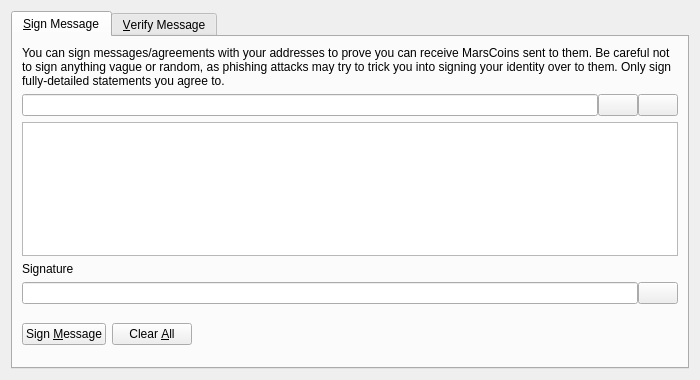
<?xml version="1.0" encoding="UTF-8"?>
<ui version="4.0">
 <class>SignVerifyMessageDialog</class>
 <widget class="QDialog" name="SignVerifyMessageDialog">
  <property name="geometry">
   <rect>
    <x>0</x>
    <y>0</y>
    <width>700</width>
    <height>380</height>
   </rect>
  </property>
  <property name="windowTitle">
   <string>Signatures - Sign / Verify a Message</string>
  </property>
  <property name="modal">
   <bool>true</bool>
  </property>
  <layout class="QVBoxLayout" name="verticalLayout">
   <item>
    <widget class="QTabWidget" name="tabWidget">
     <property name="currentIndex">
      <number>0</number>
     </property>
     <widget class="QWidget" name="tabSignMessage">
      <attribute name="title">
       <string>&amp;Sign Message</string>
      </attribute>
      <layout class="QVBoxLayout" name="verticalLayout_SM">
       <item>
        <widget class="QLabel" name="infoLabel_SM">
         <property name="text">
          <string>You can sign messages/agreements with your addresses to prove you can receive MarsCoins sent to them. Be careful not to sign anything vague or random, as phishing attacks may try to trick you into signing your identity over to them. Only sign fully-detailed statements you agree to.</string>
         </property>
         <property name="textFormat">
          <enum>Qt::PlainText</enum>
         </property>
         <property name="wordWrap">
          <bool>true</bool>
         </property>
        </widget>
       </item>
       <item>
        <layout class="QHBoxLayout" name="horizontalLayout_1_SM">
         <property name="spacing">
          <number>0</number>
         </property>
         <item>
          <widget class="QValidatedLineEdit" name="addressIn_SM">
           <property name="toolTip">
            <string>The Marscoin address to sign the message with</string>
           </property>
          </widget>
         </item>
         <item>
          <widget class="QPushButton" name="addressBookButton_SM">
           <property name="toolTip">
            <string>Choose previously used address</string>
           </property>
           <property name="text">
            <string/>
           </property>
           <property name="icon">
            <iconset resource="../bitcoin.qrc">
             <normaloff>:/icons/address-book</normaloff>:/icons/address-book</iconset>
           </property>
           <property name="shortcut">
            <string>Alt+A</string>
           </property>
           <property name="autoDefault">
            <bool>false</bool>
           </property>
          </widget>
         </item>
         <item>
          <widget class="QPushButton" name="pasteButton_SM">
           <property name="toolTip">
            <string>Paste address from clipboard</string>
           </property>
           <property name="text">
            <string/>
           </property>
           <property name="icon">
            <iconset resource="../bitcoin.qrc">
             <normaloff>:/icons/editpaste</normaloff>:/icons/editpaste</iconset>
           </property>
           <property name="shortcut">
            <string>Alt+P</string>
           </property>
           <property name="autoDefault">
            <bool>false</bool>
           </property>
          </widget>
         </item>
        </layout>
       </item>
       <item>
        <widget class="QPlainTextEdit" name="messageIn_SM">
         <property name="toolTip">
          <string>Enter the message you want to sign here</string>
         </property>
        </widget>
       </item>
       <item>
        <widget class="QLabel" name="signatureLabel_SM">
         <property name="text">
          <string>Signature</string>
         </property>
         <property name="textFormat">
          <enum>Qt::PlainText</enum>
         </property>
        </widget>
       </item>
       <item>
        <layout class="QHBoxLayout" name="horizontalLayout_2_SM">
         <property name="spacing">
          <number>0</number>
         </property>
         <item>
          <widget class="QLineEdit" name="signatureOut_SM">
           <property name="font">
            <font>
             <italic>true</italic>
            </font>
           </property>
           <property name="readOnly">
            <bool>true</bool>
           </property>
          </widget>
         </item>
         <item>
          <widget class="QPushButton" name="copySignatureButton_SM">
           <property name="toolTip">
            <string>Copy the current signature to the system clipboard</string>
           </property>
           <property name="text">
            <string/>
           </property>
           <property name="icon">
            <iconset resource="../bitcoin.qrc">
             <normaloff>:/icons/editcopy</normaloff>:/icons/editcopy</iconset>
           </property>
           <property name="autoDefault">
            <bool>false</bool>
           </property>
          </widget>
         </item>
        </layout>
       </item>
       <item>
        <layout class="QHBoxLayout" name="horizontalLayout_3_SM">
         <item>
          <widget class="QPushButton" name="signMessageButton_SM">
           <property name="toolTip">
            <string>Sign the message to prove you own this Marscoin address</string>
           </property>
           <property name="text">
            <string>Sign &amp;Message</string>
           </property>
           <property name="icon">
            <iconset resource="../bitcoin.qrc">
             <normaloff>:/icons/edit</normaloff>:/icons/edit</iconset>
           </property>
           <property name="autoDefault">
            <bool>false</bool>
           </property>
          </widget>
         </item>
         <item>
          <widget class="QPushButton" name="clearButton_SM">
           <property name="toolTip">
            <string>Reset all sign message fields</string>
           </property>
           <property name="text">
            <string>Clear &amp;All</string>
           </property>
           <property name="icon">
            <iconset resource="../bitcoin.qrc">
             <normaloff>:/icons/remove</normaloff>:/icons/remove</iconset>
           </property>
           <property name="autoDefault">
            <bool>false</bool>
           </property>
          </widget>
         </item>
         <item>
          <spacer name="horizontalSpacer_1_SM">
           <property name="orientation">
            <enum>Qt::Horizontal</enum>
           </property>
           <property name="sizeHint" stdset="0">
            <size>
             <width>40</width>
             <height>48</height>
            </size>
           </property>
          </spacer>
         </item>
         <item>
          <widget class="QLabel" name="statusLabel_SM">
           <property name="font">
            <font>
             <weight>75</weight>
             <bold>true</bold>
            </font>
           </property>
           <property name="text">
            <string/>
           </property>
           <property name="wordWrap">
            <bool>true</bool>
           </property>
          </widget>
         </item>
         <item>
          <spacer name="horizontalSpacer_2_SM">
           <property name="orientation">
            <enum>Qt::Horizontal</enum>
           </property>
           <property name="sizeHint" stdset="0">
            <size>
             <width>40</width>
             <height>48</height>
            </size>
           </property>
          </spacer>
         </item>
        </layout>
       </item>
      </layout>
     </widget>
     <widget class="QWidget" name="tabVerifyMessage">
      <attribute name="title">
       <string>&amp;Verify Message</string>
      </attribute>
      <layout class="QVBoxLayout" name="verticalLayout_VM">
       <item>
        <widget class="QLabel" name="infoLabel_VM">
         <property name="text">
          <string>Enter the receiver's address, message (ensure you copy line breaks, spaces, tabs, etc. exactly) and signature below to verify the message. Be careful not to read more into the signature than what is in the signed message itself, to avoid being tricked by a man-in-the-middle attack. Note that this only proves the signing party receives with the address, it cannot prove sendership of any transaction!</string>
         </property>
         <property name="textFormat">
          <enum>Qt::PlainText</enum>
         </property>
         <property name="alignment">
          <set>Qt::AlignLeading|Qt::AlignLeft|Qt::AlignTop</set>
         </property>
         <property name="wordWrap">
          <bool>true</bool>
         </property>
        </widget>
       </item>
       <item>
        <layout class="QHBoxLayout" name="horizontalLayout_1_VM">
         <property name="spacing">
          <number>0</number>
         </property>
         <item>
          <widget class="QValidatedLineEdit" name="addressIn_VM">
           <property name="toolTip">
            <string>The Marscoin address the message was signed with</string>
           </property>
          </widget>
         </item>
         <item>
          <widget class="QPushButton" name="addressBookButton_VM">
           <property name="toolTip">
            <string>Choose previously used address</string>
           </property>
           <property name="text">
            <string/>
           </property>
           <property name="icon">
            <iconset resource="../bitcoin.qrc">
             <normaloff>:/icons/address-book</normaloff>:/icons/address-book</iconset>
           </property>
           <property name="shortcut">
            <string>Alt+A</string>
           </property>
           <property name="autoDefault">
            <bool>false</bool>
           </property>
          </widget>
         </item>
        </layout>
       </item>
       <item>
        <widget class="QPlainTextEdit" name="messageIn_VM"/>
       </item>
       <item>
        <widget class="QValidatedLineEdit" name="signatureIn_VM"/>
       </item>
       <item>
        <layout class="QHBoxLayout" name="horizontalLayout_2_VM">
         <item>
          <widget class="QPushButton" name="verifyMessageButton_VM">
           <property name="toolTip">
            <string>Verify the message to ensure it was signed with the specified Marscoin address</string>
           </property>
           <property name="text">
            <string>Verify &amp;Message</string>
           </property>
           <property name="icon">
            <iconset resource="../bitcoin.qrc">
             <normaloff>:/icons/transaction_0</normaloff>:/icons/transaction_0</iconset>
           </property>
           <property name="autoDefault">
            <bool>false</bool>
           </property>
          </widget>
         </item>
         <item>
          <widget class="QPushButton" name="clearButton_VM">
           <property name="toolTip">
            <string>Reset all verify message fields</string>
           </property>
           <property name="text">
            <string>Clear &amp;All</string>
           </property>
           <property name="icon">
            <iconset resource="../bitcoin.qrc">
             <normaloff>:/icons/remove</normaloff>:/icons/remove</iconset>
           </property>
           <property name="autoDefault">
            <bool>false</bool>
           </property>
          </widget>
         </item>
         <item>
          <spacer name="horizontalSpacer_1_VM">
           <property name="orientation">
            <enum>Qt::Horizontal</enum>
           </property>
           <property name="sizeHint" stdset="0">
            <size>
             <width>40</width>
             <height>48</height>
            </size>
           </property>
          </spacer>
         </item>
         <item>
          <widget class="QLabel" name="statusLabel_VM">
           <property name="font">
            <font>
             <weight>75</weight>
             <bold>true</bold>
            </font>
           </property>
           <property name="text">
            <string/>
           </property>
           <property name="wordWrap">
            <bool>true</bool>
           </property>
          </widget>
         </item>
         <item>
          <spacer name="horizontalSpacer_2_VM">
           <property name="orientation">
            <enum>Qt::Horizontal</enum>
           </property>
           <property name="sizeHint" stdset="0">
            <size>
             <width>40</width>
             <height>48</height>
            </size>
           </property>
          </spacer>
         </item>
        </layout>
       </item>
      </layout>
     </widget>
    </widget>
   </item>
  </layout>
 </widget>
 <customwidgets>
  <customwidget>
   <class>QValidatedLineEdit</class>
   <extends>QLineEdit</extends>
   <header>qvalidatedlineedit.h</header>
  </customwidget>
 </customwidgets>
 <resources>
  <include location="../bitcoin.qrc"/>
 </resources>
 <connections/>
</ui>
